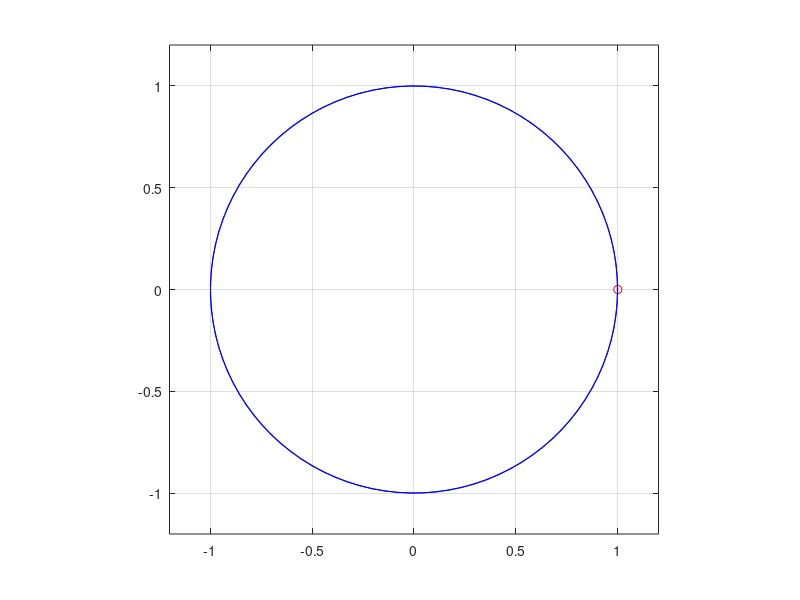

MATLAB code to generate this figure:
% animateCircle.m
%   Draw a sine curve smoothly from left to right
%
%          Author: Mojolagbe Jamiu


%% set parameters
R = 1;
Nth = 100;


%% tabulate arrays
theta = linspace(0, 4*pi, Nth);
x = R*cos(theta);
y = R*sin(theta);


%% plot curve with animation
for ith=1:Nth
    plot(x(ith), y(ith), 'ro', ...
        x(1:ith), y(1:ith), 'b')
    axis(1.2*[-R, R, -R, R]);
    grid on;
    axis square;
    drawnow
end